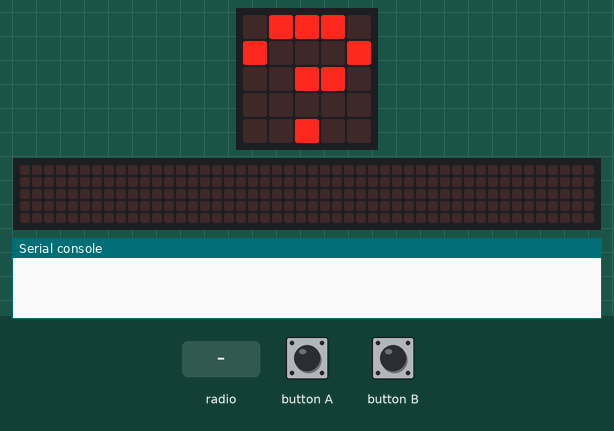
This program was run on a simulated BBC micro:bit (MakeCode). On the bench: the board's 5×5 LED display, a strip that is not on the board, showing the scrolling text unrolled, the last lines printed to the serial console. The test bench sets the inputs (shaded band). No radio messages arrive unless stated (any console line starting 'radio sent:' is added by the test bench); the 48×5 strip is a reading aid, not a part: it shows the text the display is scrolling, unrolled, one strip-width of it at a time.

Above: at 1.9 s.
2.0 s: button B pressed for 0.15 s
At 2.9 s:
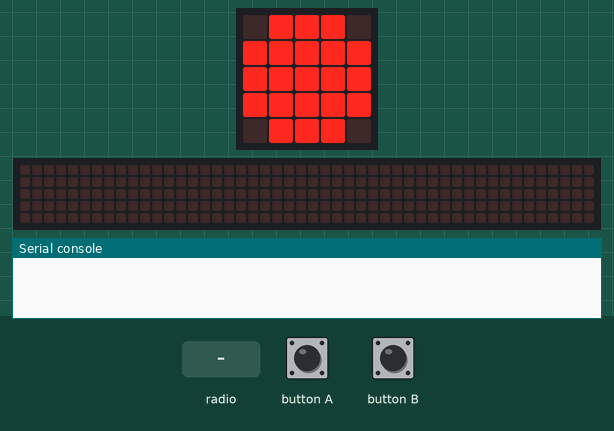
3.6 s: radio message "1" arrives
At 3.67 s:
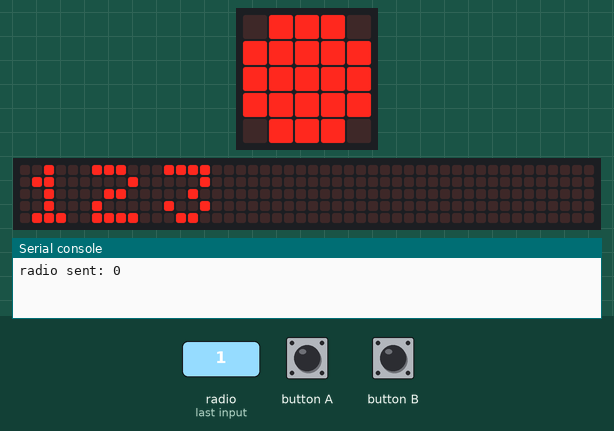
5.5 s: button A pressed for 0.15 s
6.2 s: button B pressed 5 times (0.12 s each, 0.3 s apart)
At 9.55 s:
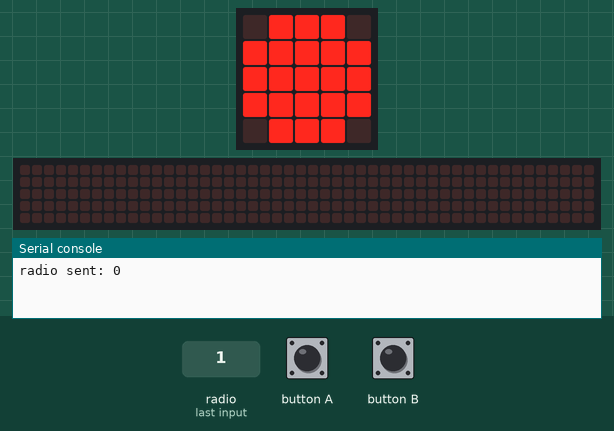
10.2 s: radio message "5" arrives
At 11.17 s:
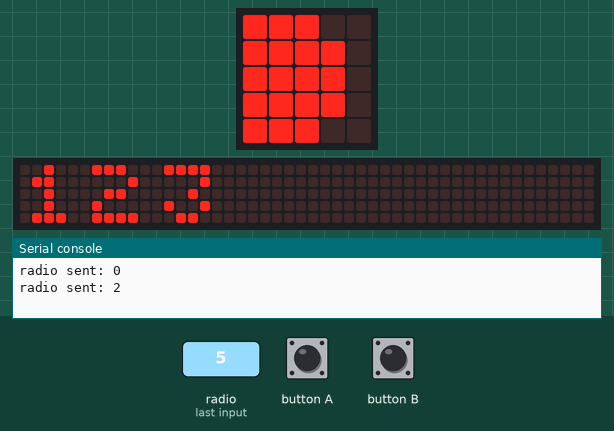
13.2 s: button B pressed for 0.15 s
At 15.9 s:
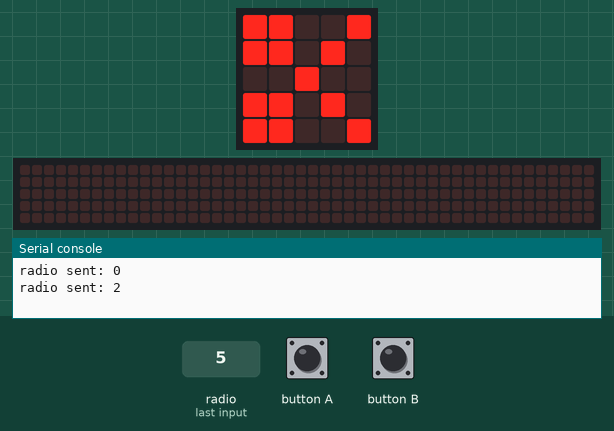
Timing chart, 0 to 17.4 s (numbered marks = the images above; inputs shaded):
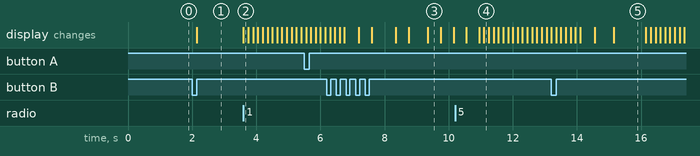

Measured:
- after the input at 2.0 s, the display: changes after 0.15 s (image 1)
- after the input at 3.6 s, the display: changes at once (image 2)
- after the input at 10.2 s, the display: first differs from a run without the input after 0.75 s (image 4 shows a later state)
- after the input at 13.2 s, the display: first differs from a run without the input after 2.0 s (image 5)
- what the display in image 3 shows lasts 0.4 s, from 9.4 s to 9.8 s
- what the display in image 5 shows lasts 1.0 s, from 15.2 s to 16.2 s

The program:

main.ts
```typescript
radio.onReceivedNumber(function (receivedNumber) {
    mot = receivedNumber
    if (bn >= 0) {
        radio.sendNumber(bn)
        basic.showString("123")
        visResultat(mot)
        basic.pause(1000)
        resultat(bn, mot)
    }
})
input.onButtonPressed(Button.A, function () {
    start()
})
function visResultat (tall: number) {
    if (tall == 0) {
        basic.showLeds(`
            . # # # .
            # # # # #
            # # # # #
            # # # # #
            . # # # .
            `)
    } else if (tall == 1) {
        basic.showLeds(`
            # # . . #
            # # . # .
            . . # . .
            # # . # .
            # # . . #
            `)
    } else if (tall == 2) {
        basic.showLeds(`
            . # # # .
            . # # # .
            . # # # .
            . # # # .
            . . . . .
            `)
    } else {
        basic.showIcon(IconNames.No)
    }
}
input.onGesture(Gesture.Shake, function () {
    radio.sendNumber(bn)
})
input.onButtonPressed(Button.B, function () {
    bn += 1
    if (2 < bn) {
        bn += -3
    }
    visResultat(bn)
})
function start () {
    basic.showString("?")
    radio.setGroup(1)
    bn = -1
    mot = -1
}
function resultat (du: number, motSpiller: number) {
    if (du < 0 || motSpiller < 0) {
        basic.showIcon(IconNames.Sad)
        return
    }
    if (du == 0 && motSpiller == 1) {
        vant = 1
    } else if (du == 1 && motSpiller == 2) {
        vant = 1
    } else if (du == 2 && motSpiller == 0) {
        vant = 1
    } else if (du == motSpiller) {
        vant = 0
    } else {
        vant = -1
    }
    if (vant == 1) {
        basic.showString("Du vant!")
    } else if (vant == -1) {
        basic.showString("Du tapte!")
    } else {
        basic.showString("Uavgjort!")
    }
    start()
}
let vant = 0
let bn = 0
let mot = 0
start()
basic.forever(function () {

})
```

test.ts
```typescript
// testene settes inn her; disse vil ikke kompilert så lenge denne pakken blir brukt som en utvidelse.
```
